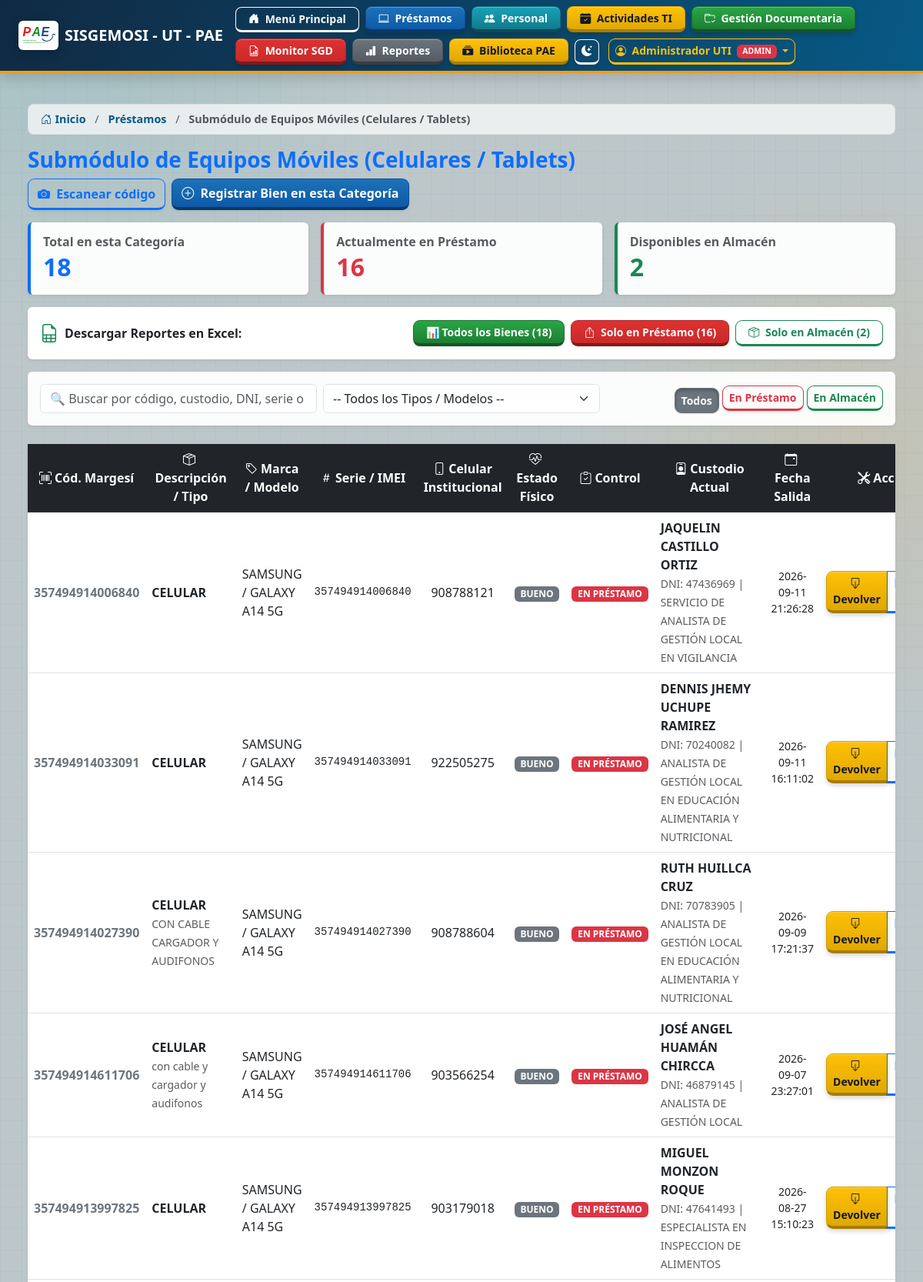
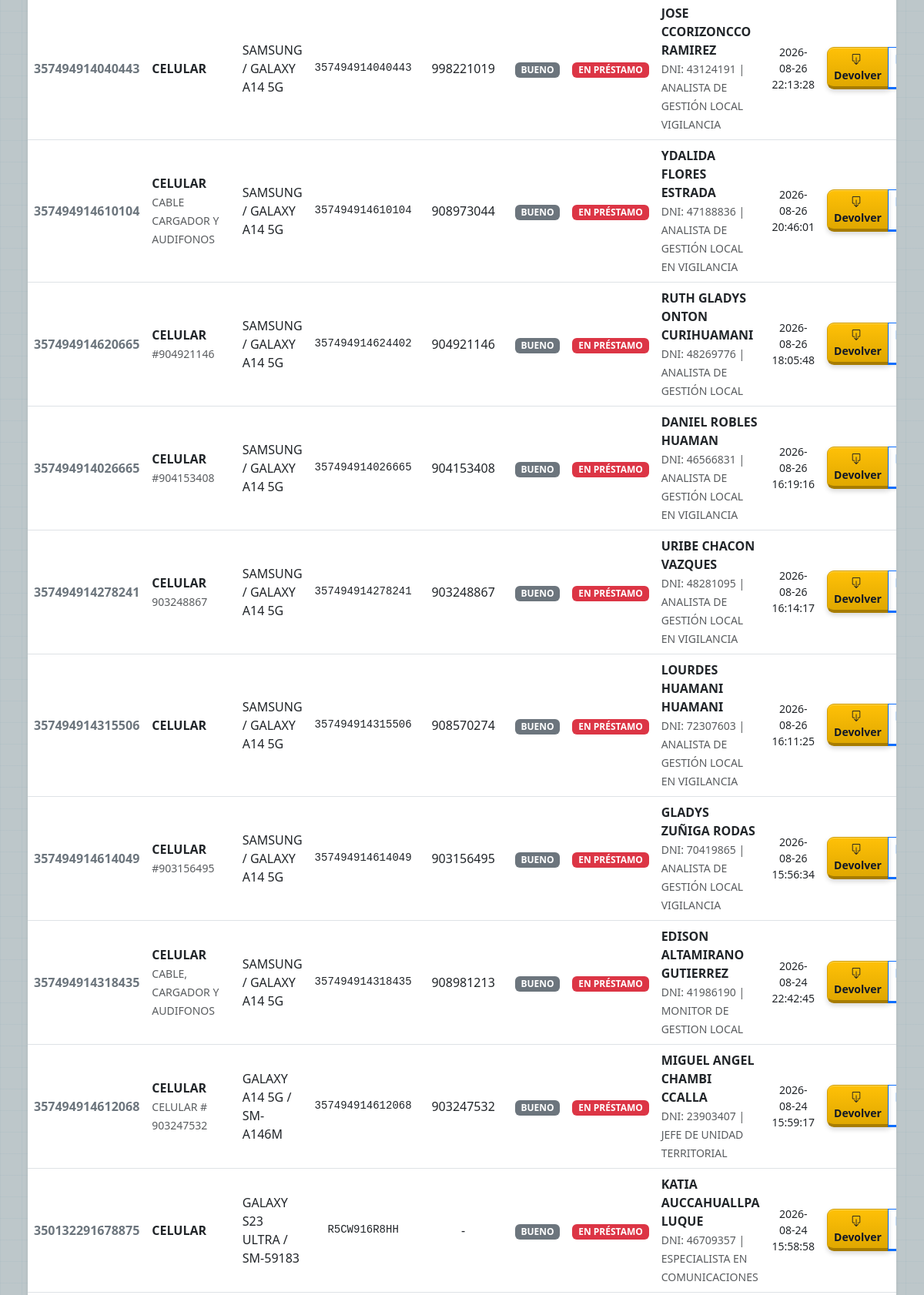
Page /prestamos/moviles (signed in, upper part) on the committed database (2 pictures, top to bottom).
### tables this page shows
CREATE TABLE prestamos (
        id INTEGER PRIMARY KEY AUTOINCREMENT,
        equipo_id INTEGER NOT NULL,
        trabajador_id INTEGER NOT NULL,
        fecha_prestamo DATETIME DEFAULT CURRENT_TIMESTAMP,
        fecha_devolucion DATETIME NULL,
        estado TEXT DEFAULT 'ACTIVO',
        observaciones_entrega TEXT,
        observaciones_devolucion TEXT,
        archivo_acta_entrega TEXT,
        archivo_acta_recepcion TEXT,
        FOREIGN KEY (equipo_id) REFERENCES equipos (id),
        FOREIGN KEY (trabajador_id) REFERENCES trabajadores (id)
    );

CREATE TABLE equipos (
        id INTEGER PRIMARY KEY AUTOINCREMENT,
        codigo_interno TEXT UNIQUE NOT NULL,
        tipo_equipo TEXT NOT NULL,
        marca TEXT,
        modelo TEXT,
        numero_serie TEXT,
        imei_1 TEXT,
        imei_2 TEXT,
        numero_linea TEXT,
        accesorios TEXT,
        estado TEXT DEFAULT 'EN ALMACEN'
    , categoria TEXT DEFAULT 'INFORMATICOS', codigo_margesi TEXT, descripcion TEXT, serie_medidas TEXT, estado_conservacion TEXT DEFAULT 'BUENO', color TEXT, sede TEXT DEFAULT 'ABANCAY', valor_inicial TEXT, valor_neto TEXT, observaciones TEXT, celular_institucional TEXT, nivel_ubicacion TEXT, ambiente_ubicacion TEXT);

CREATE TABLE trabajadores (
        id INTEGER PRIMARY KEY AUTOINCREMENT,
        dni TEXT UNIQUE NOT NULL,
        nombres TEXT,
        apellido_paterno TEXT,
        apellido_materno TEXT,
        cargo TEXT,
        correo_personal TEXT,
        correo_institucional TEXT,
        tipo_contrato TEXT,
        telefono TEXT,
        fecha_nacimiento TEXT
    , celular_institucional TEXT, activo INTEGER NOT NULL DEFAULT 1);

### app.py (the view)
@app.route("/prestamos/<categoria>")
@permiso_requerido("prestamos", "ver")
@login_required
def ver_submodulo(categoria):
    cat = categoria.upper()
    if cat not in ["MOVILES", "TOKENS", "INFORMATICOS", "MOBILIARIO"]:
        return redirect(url_for("prestamos_hub"))
    conn = get_db()
    cursor = conn.cursor()
    query = """
    SELECT
        e.*,
        p.id AS prestamo_id,
        p.fecha_prestamo,
        p.archivo_acta_entrega,
        t.dni AS trabajador_dni,
        (t.nombres || ' ' || t.apellido_paterno || ' ' || t.apellido_materno) AS trabajador_nombre,
        t.cargo AS trabajador_cargo,
        t.telefono AS trabajador_telefono
    FROM equipos e
    LEFT JOIN prestamos p ON e.id = p.equipo_id AND p.estado = 'ACTIVO'
    LEFT JOIN trabajadores t ON p.trabajador_id = t.id
    WHERE e.categoria = ?
    ORDER BY CASE WHEN e.estado = 'EN PRESTAMO' THEN 0 ELSE 1 END, p.fecha_prestamo DESC, e.codigo_margesi ASC
    """
    equipos = cursor.execute(query, (cat,)).fetchall()
    trabajadores = cursor.execute("""
        SELECT id, dni, (nombres || ' ' || apellido_paterno || ' ' || apellido_materno) AS nombre_completo, cargo
        FROM trabajadores
        WHERE activo = 1
        ORDER BY nombres ASC
    """).fetchall()
    tipos_raw = cursor.execute("SELECT DISTINCT descripcion FROM equipos WHERE categoria = ? ORDER BY descripcion ASC", (cat,)).fetchall()
    tipos_disponibles = [r[0] for r in tipos_raw if r[0]]
    total_cat = len(equipos)
    prestados_cat = sum(1 for eq in equipos if eq["estado"] == "EN PRESTAMO")
    almacen_cat = total_cat - prestados_cat
    conn.close()
    nombres_titulos = {
        "MOVILES": "Submódulo de Equipos Móviles (Celulares / Tablets)",
        "TOKENS": "Submódulo de Tokens Digitales / Firmas Criptográficas",
        "INFORMATICOS": "Submódulo de Equipos Informáticos y Audiovisuales",
        "MOBILIARIO": "Submódulo de Mobiliario y Bienes Patrimoniales"
    }
    return render_template("dashboard_categoria.html",
                           equipos=equipos,
                           trabajadores=trabajadores,
                           categoria=cat,
                           titulo_categoria=nombres_titulos.get(cat, cat),
                           tipos_disponibles=tipos_disponibles,
                           total_cat=total_cat,
                           prestados_cat=prestados_cat,
                           almacen_cat=almacen_cat)

### templates/dashboard_categoria.html (shortened to what this page needs)
{% extends "base.html" %}
{% block content %}
<link rel="stylesheet" href="https://unpkg.com/html5-qrcode@2.3.8/html5-qrcode.min.css">
<div class="container-fluid py-3">
    <nav class="breadcrumb-sisgemosi mb-3 no-print" aria-label="breadcrumb">
        <a href="/"><i class="bi bi-house-door me-1"></i>Inicio</a>
        <span class="mx-2 text-muted">/</span>
        <a href="/prestamos">Préstamos</a>
        <span class="mx-2 text-muted">/</span>
        <span class="text-muted fw-bold">{{ titulo_categoria }}</span>
    </nav>
    <div class="d-flex justify-content-between align-items-center mb-3 flex-wrap gap-2">
        <div>
            <h3 class="fw-bold text-primary mb-0">{{ titulo_categoria }}</h3>
        </div>
        <div class="d-flex gap-2">
            <button class="btn btn-outline-primary shadow-sm" type="button" onclick="abrirLectorCodigo()">
                <i class="bi bi-camera-fill me-1"></i> Escanear código
            </button>
            <button class="btn btn-primary shadow-sm" data-bs-toggle="modal" data-bs-target="#modalNuevoEquipo">
                <i class="bi bi-plus-circle me-1"></i> Registrar Bien en esta Categoría
            </button>
        </div>
    </div>
    <div class="row g-3 mb-3">
        <div class="col-12 col-md-4">
            <div class="card shadow-sm border-0 border-start border-4 border-primary h-100">
                <div class="card-body">
                    <h6 class="text-muted fw-bold mb-1">Total en esta Categoría</h6>
                    <h2 class="fw-bold mb-0 text-primary">{{ total_cat }}</h2>
                </div>
            </div>
        </div>
        <div class="col-12 col-md-4">
            <div class="card shadow-sm border-0 border-start border-4 border-danger h-100">
                <div class="card-body">
                    <h6 class="text-muted fw-bold mb-1">Actualmente en Préstamo</h6>
                    <h2 class="fw-bold mb-0 text-danger">{{ prestados_cat }}</h2>
                </div>
            </div>
        </div>
        <div class="col-12 col-md-4">
            <div class="card shadow-sm border-0 border-start border-4 border-success h-100">
                <div class="card-body">
                    <h6 class="text-muted fw-bold mb-1">Disponibles en Almacén</h6>
                    <h2 class="fw-bold mb-0 text-success">{{ almacen_cat }}</h2>
                </div>
            </div>
        </div>
    </div>
    <div class="card shadow-sm border-0 mb-3 bg-white">
        <div class="card-body p-3 d-flex flex-wrap align-items-center justify-content-between gap-2">
            <div class="d-flex align-items-center gap-2">
                <i class="bi bi-file-earmark-spreadsheet fs-4 text-success"></i>
                <span class="fw-bold text-dark">Descargar Reportes en Excel:</span>
            </div>
            <div class="d-flex flex-wrap gap-2">
                <a href="/prestamos/exportar-excel/{{ categoria.lower() }}?estado=TODOS" class="btn btn-success btn-sm px-3 shadow-sm">
                    📊 Todos los Bienes ({{ total_cat }})
                </a>
                <a href="/prestamos/exportar-excel/{{ categoria.lower() }}?estado=PRESTADOS" class="btn btn-danger btn-sm px-3 shadow-sm">
                    <i class="bi bi-box-arrow-up me-1"></i> Solo en Préstamo ({{ prestados_cat }})
                </a>
                <a href="/prestamos/exportar-excel/{{ categoria.lower() }}?estado=ALMACEN" class="btn btn-outline-success btn-sm px-3 shadow-sm">
                    <i class="bi bi-box-seam me-1"></i> Solo en Almacén ({{ almacen_cat }})
                </a>
            </div>
        </div>
    </div>
    <div class="card shadow-sm border-0 mb-4">
        <div class="card-body p-3">
            <div class="row g-2 align-items-center">
                <div class="col-12 col-md-4">
                    <input type="text" id="buscadorTabla" class="form-control" placeholder="🔍 Buscar por código, custodio, DNI, serie o marca...">
                </div>
                <div class="col-12 col-md-4">
                    <select id="filtroTipo" class="form-select">
                        <option value="">-- Todos los Tipos / Modelos --</option>
                    </select>
                </div>
                <div class="col-12 col-md-4 d-flex justify-content-md-end gap-1">
                    <button class="btn btn-outline-secondary btn-sm active" onclick="filtrarEstadoRapido('TODOS', this)">Todos</button>
                    <button class="btn btn-outline-danger btn-sm" onclick="filtrarEstadoRapido('EN PRESTAMO', this)">En Préstamo</button>
                    <button class="btn btn-outline-success btn-sm" onclick="filtrarEstadoRapido('EN ALMACEN', this)">En Almacén</button>
                </div>
            </div>
        </div>
    </div>
    <div class="card shadow-sm border-0">
        <div class="card-body p-0">
            <div class="table-responsive">
                <table class="table table-hover align-middle mb-0" id="tablaInventario">
                    <thead class="table-dark text-center">
                        <tr>
                            <th style="width: 130px;"><i class="bi bi-upc-scan me-1"></i>Cód. Margesí</th>
                            <th><i class="bi bi-box-seam me-1"></i>Descripción / Tipo</th>
                            <th><i class="bi bi-tag me-1"></i>Marca / Modelo</th>
                            <th><i class="bi bi-hash me-1"></i>Serie / IMEI</th>
                            <th><i class="bi bi-phone me-1"></i>Celular Institucional</th>
                            <th><i class="bi bi-heart-pulse me-1"></i>Estado Físico</th>
                            <th><i class="bi bi-clipboard-check me-1"></i>Control</th>
                            <th><i class="bi bi-person-badge me-1"></i>Custodio Actual</th>
                            <th><i class="bi bi-calendar-event me-1"></i>Fecha Salida</th>
                            <th style="width: 140px;"><i class="bi bi-tools me-1"></i>Acciones</th>
                        </tr>
                    </thead>
                    <tbody>
                        {% for eq in equipos %}
                        <tr data-estado="{{ eq.estado }}" data-tipo="{{ eq.descripcion or eq.tipo_equipo }}">
                            <td class="text-center fw-bold text-secondary">
                                {{ eq.codigo_margesi or eq.codigo_interno }}
                            </td>
                            <td>
                                <strong>{{ eq.descripcion or eq.tipo_equipo }}</strong>
                                {% if eq.observaciones %}
                                    <br><small class="text-muted">{{ eq.observaciones }}</small>
                                {% endif %}
                            </td>
                            <td>
                                {{ eq.marca or '-' }} / {{ eq.modelo or '-' }}
                            </td>
                            <td class="text-center font-monospace small">
                                {{ eq.serie_medidas or eq.numero_serie or '-' }}
                            </td>
                            <td class="text-center">
                                {{ eq.celular_institucional or '-' }}
                            </td>
                            <td class="text-center">
                                <span class="badge bg-secondary">{{ eq.estado_conservacion or 'BUENO' }}</span>
                            </td>
                            <td class="text-center">
                                {% if eq.estado == 'EN ALMACEN' %}
                                    <span class="badge bg-success">EN ALMACÉN</span>
                                {% else %}
                                    <span class="badge bg-danger">EN PRÉSTAMO</span>
                                {% endif %}
                            </td>
                            <td>
                                {% if eq.estado == 'EN PRESTAMO' %}
                                    <strong>{{ eq.trabajador_nombre }}</strong><br>
                                    <small class="text-muted">DNI: {{ eq.trabajador_dni }} | {{ eq.trabajador_cargo }}</small>
                                {% else %}
                                    <span class="text-muted fst-italic">En Almacén</span>
                                {% endif %}
                            </td>
                            <td class="text-center small">
                                {% if eq.estado == 'EN PRESTAMO' and eq.fecha_prestamo %}
                                    {{ eq.fecha_prestamo }}
                                {% else %}
                                    ---
                                {% endif %}
                            </td>
                            <td class="text-center">
                                <div class="btn-group btn-group-sm">
                                    {% if eq.estado == 'EN ALMACEN' %}
                                        <button class="btn btn-success" title="Prestar Equipo" onclick="abrirModalPrestamo('{{ eq.id }}', '{{ eq.codigo_margesi or eq.codigo_interno }} - {{ eq.descripcion }}')">
                                            <i class="bi bi-box-arrow-up me-1"></i> Prestar
                                        </button>
                                    {% else %}
                                        <button class="btn btn-warning" title="Recibir Equipo" onclick="abrirModalDevolucion('{{ eq.prestamo_id }}', '{{ eq.codigo_margesi or eq.codigo_interno }} - {{ eq.descripcion }}')">
                                            <i class="bi bi-box-arrow-down me-1"></i> Devolver
                                        </button>
                                        {% if eq.archivo_acta_entrega %}
                                            <a href="/actas/descargar/{{ eq.archivo_acta_entrega }}" class="btn btn-outline-primary" title="Descargar Acta Word">
                                                <i class="bi bi-file-earmark-word"></i>
                                            </a>
                                        {% endif %}
                                    {% endif %}
                                </div>
                            </td>
                        </tr>
                        {% endfor %}
                    </tbody>
                </table>
            </div>
        </div>
    </div>
</div>
{% endblock %}

### rows in the picture
prestamos: codigo_margesi "357494914006840", descripcion "CELULAR", marca "SAMSUNG", modelo "GALAXY A14 5G", serie_medidas "357494914006840", celular_institucional "908788121", estado_conservacion "BUENO", trabajador_nombre "JAQUELIN CASTILLO ORTIZ", trabajador_dni "47436969", trabajador_cargo "SERVICIO DE ANALISTA DE GESTIÓN LOCAL EN VIGILANCIA", fecha_prestamo "2026-09-11 21:26:28"
prestamos: codigo_margesi "357494914033091", descripcion "CELULAR", marca "SAMSUNG", modelo "GALAXY A14 5G", serie_medidas "357494914033091", celular_institucional "922505275", estado_conservacion "BUENO", trabajador_nombre "DENNIS JHEMY UCHUPE RAMIREZ", trabajador_dni "70240082", trabajador_cargo "ANALISTA DE GESTIÓN LOCAL EN EDUCACIÓN ALIMENTARIA Y NUTRICIONAL", fecha_prestamo "2026-09-11 16:11:02"
prestamos: codigo_margesi "357494914027390", descripcion "CELULAR", observaciones "CON CABLE CARGADOR Y AUDIFONOS", marca "SAMSUNG", modelo "GALAXY A14 5G", serie_medidas "357494914027390", celular_institucional "908788604", estado_conservacion "BUENO", trabajador_nombre "RUTH HUILLCA CRUZ", trabajador_dni "70783905", trabajador_cargo "ANALISTA DE GESTIÓN LOCAL EN EDUCACIÓN ALIMENTARIA Y NUTRICIONAL", fecha_prestamo "2026-09-09 17:21:37"
prestamos: codigo_margesi "357494914611706", descripcion "CELULAR", observaciones "con cable y cargador y audifonos", marca "SAMSUNG", modelo "GALAXY A14 5G", serie_medidas "357494914611706", celular_institucional "903566254", estado_conservacion "BUENO", trabajador_nombre "JOSÉ ANGEL HUAMÁN CHIRCCA", trabajador_dni "46879145", trabajador_cargo "ANALISTA DE GESTIÓN LOCAL", fecha_prestamo "2026-09-07 23:27:01"
prestamos: codigo_margesi "357494913997825", descripcion "CELULAR", marca "SAMSUNG", modelo "GALAXY A14 5G", serie_medidas "357494913997825", celular_institucional "903179018", estado_conservacion "BUENO", trabajador_nombre "MIGUEL MONZON ROQUE", trabajador_dni "47641493", trabajador_cargo "ESPECIALISTA EN INSPECCION DE ALIMENTOS", fecha_prestamo "2026-08-27 15:10:23"
prestamos: codigo_margesi "357494914040443", descripcion "CELULAR", marca "SAMSUNG", modelo "GALAXY A14 5G", serie_medidas "357494914040443", celular_institucional "998221019", estado_conservacion "BUENO", trabajador_nombre "JOSE CCORIZONCCO RAMIREZ", trabajador_dni "43124191", trabajador_cargo "ANALISTA DE GESTIÓN LOCAL VIGILANCIA", fecha_prestamo "2026-08-26 22:13:28"
prestamos: codigo_margesi "357494914610104", descripcion "CELULAR", observaciones "CABLE CARGADOR Y AUDIFONOS", marca "SAMSUNG", modelo "GALAXY A14 5G", serie_medidas "357494914610104", celular_institucional "908973044", estado_conservacion "BUENO", trabajador_nombre "YDALIDA FLORES ESTRADA", trabajador_dni "47188836", trabajador_cargo "ANALISTA DE GESTIÓN LOCAL EN VIGILANCIA", fecha_prestamo "2026-08-26 20:46:01"
prestamos: codigo_margesi "357494914620665", descripcion "CELULAR", observaciones "#904921146", marca "SAMSUNG", modelo "GALAXY A14 5G", serie_medidas "357494914624402", celular_institucional "904921146", estado_conservacion "BUENO", trabajador_nombre "RUTH GLADYS ONTON CURIHUAMANI", trabajador_dni "48269776", trabajador_cargo "ANALISTA DE GESTIÓN LOCAL", fecha_prestamo "2026-08-26 18:05:48"
prestamos: codigo_margesi "357494914026665", descripcion "CELULAR", observaciones "#904153408", marca "SAMSUNG", modelo "GALAXY A14 5G", serie_medidas "357494914026665", celular_institucional "904153408", estado_conservacion "BUENO", trabajador_nombre "DANIEL ROBLES HUAMAN", trabajador_dni "46566831", trabajador_cargo "ANALISTA DE GESTIÓN LOCAL EN VIGILANCIA", fecha_prestamo "2026-08-26 16:19:16"
prestamos: codigo_margesi "357494914278241", descripcion "CELULAR", observaciones "903248867", marca "SAMSUNG", modelo "GALAXY A14 5G", serie_medidas "357494914278241", celular_institucional "903248867", estado_conservacion "BUENO", trabajador_nombre "URIBE CHACON VAZQUES", trabajador_dni "48281095", trabajador_cargo "ANALISTA DE GESTIÓN LOCAL EN VIGILANCIA", fecha_prestamo "2026-08-26 16:14:17"
prestamos: codigo_margesi "357494914315506", descripcion "CELULAR", marca "SAMSUNG", modelo "GALAXY A14 5G", serie_medidas "357494914315506", celular_institucional "908570274", estado_conservacion "BUENO", trabajador_nombre "LOURDES HUAMANI HUAMANI", trabajador_dni "72307603", trabajador_cargo "ANALISTA DE GESTIÓN LOCAL EN VIGILANCIA", fecha_prestamo "2026-08-26 16:11:25"
prestamos: codigo_margesi "357494914614049", descripcion "CELULAR", observaciones "#903156495", marca "SAMSUNG", modelo "GALAXY A14 5G", serie_medidas "357494914614049", celular_institucional "903156495", estado_conservacion "BUENO", trabajador_nombre "GLADYS ZUÑIGA RODAS", trabajador_dni "70419865", trabajador_cargo "ANALISTA DE GESTIÓN LOCAL VIGILANCIA", fecha_prestamo "2026-08-26 15:56:34"
prestamos: codigo_margesi "357494914318435", descripcion "CELULAR", observaciones "CABLE, CARGADOR Y AUDIFONOS", marca "SAMSUNG", modelo "GALAXY A14 5G", serie_medidas "357494914318435", celular_institucional "908981213", estado_conservacion "BUENO", trabajador_nombre "EDISON ALTAMIRANO GUTIERREZ", trabajador_dni "41986190", trabajador_cargo "MONITOR DE GESTION LOCAL", fecha_prestamo "2026-08-24 22:42:45"
prestamos: codigo_margesi "357494914612068", descripcion "CELULAR", observaciones "CELULAR # 903247532", marca "GALAXY A14 5G", modelo "SM-A146M", serie_medidas "357494914612068", celular_institucional "903247532", estado_conservacion "BUENO", trabajador_nombre "MIGUEL ANGEL CHAMBI CCALLA", trabajador_dni "23903407", trabajador_cargo "JEFE DE UNIDAD TERRITORIAL", fecha_prestamo "2026-08-24 15:59:17"
prestamos: codigo_margesi "350132291678875", descripcion "CELULAR", marca "GALAXY S23 ULTRA", modelo "SM-59183", serie_medidas "R5CW916R8HH", celular_institucional "-", estado_conservacion "BUENO", trabajador_nombre "KATIA AUCCAHUALLPA LUQUE", trabajador_dni "46709357", trabajador_cargo "ESPECIALISTA EN COMUNICACIONES", fecha_prestamo "2026-08-24 15:58:58"

### other values in the picture
{{ session.get('nombre') }} "Administrador UTI"
{{ titulo_categoria }} "Submódulo de Equipos Móviles (Celulares / Tablets)"
{{ total_cat }} "18"
{{ prestados_cat }} "16"
{{ almacen_cat }} "2"
